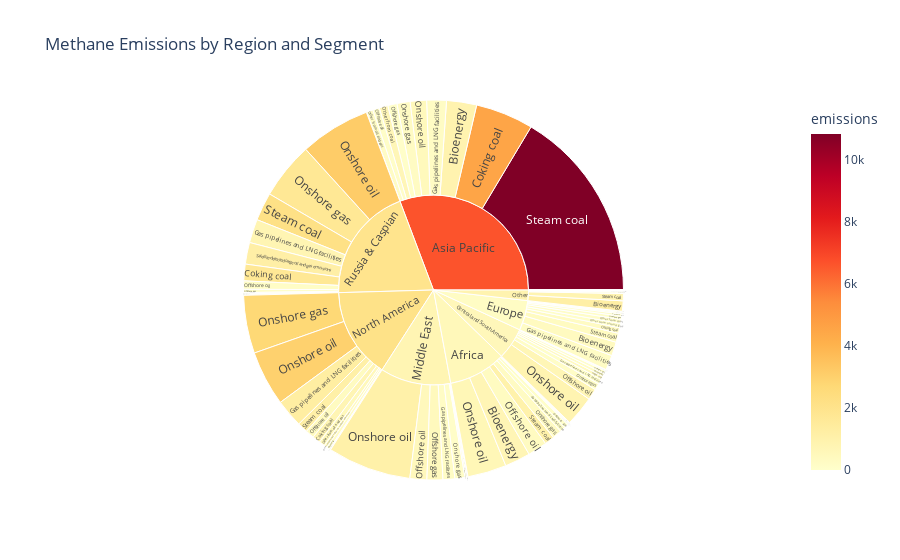

Write notebook code for a chart like this one.
### Code cell
# Creating a region and segment sunburst chart
energy_regions = countries[(countries['type'] == 'Energy') & (countries['segment'] != 'Total')]
regions_sb = px.sunburst(energy_regions, path = ['region', 'segment'], 
                                         values = 'emissions',
                                         title = 'Methane Emissions by Region and Segment',
                                         color = 'emissions', 
                                         color_continuous_scale = 'YlOrRd')
regions_sb.show()

### Figure 1 — Plotly figure (JSON) as saved in the notebook; plotly's stock layout.template omitted (floating-point values rounded to 4 significant figures)
{"data": [{"branchvalues": "total", "customdata": [[718.8], [904.4], [176.8], [381.1], [4.57], [181.8], [1187.0], [27.36], [50.23], [4526.0], [25.48], [275.2], [35.7], [752.9], [17.07], [1719.0], [81.69], [231.9], [76.44], [201.6], [226.2], [1285.0], [62.29], [773.5], [82.56], [91.73], [53.85], [15.76], [447.1], [31.94], [3.193], [60.36], [330.9], [137.4], [688.5], [34.09], [502.0], [334.4], [0.02436], [179.4], [270.5], [284.7], [150.2], [53.38], [121.7], [2727.0], [14.53], [1712.0], [632.5], [481.0], [833.2], [47.85], [1080.0], [2981.0], [78.8], [3163.0], [41.24], [661.8], [2.306], [113.3], [0.6646], [19.8], [35.81], [64.1], [11.73], [213.2], [32.38], [102.7], [47.8], [485.1], [28.12], [77.81], [62.69], [8.341], [27.3], [3.9], [45.07], [357.6], [1181.0], [1007.0], [10850.0], [345.2], [328.5], [0.5593], [1136.0], [838.1], [2202.0], [543.2], [6662.0], [565.0], [234.7], [778.2], [2115.0], [882.2], [1970.0]], "domain": {"x": [0, 1], "y": [0, 1]}, "hovertemplate": "labels=%{label}<br>emissions_sum=%{value}<br>parent=%{parent}<br>id=%{id}<br>emissions=%{color}<extra></extra>", "ids": ["Africa/Bioenergy", "Asia Pacific/Bioenergy", "Central and South America/Bioenergy", "Europe/Bioenergy", "Middle East/Bioenergy", "North America/Bioenergy", "Other/Bioenergy", "Russia & Caspian/Bioenergy", "Africa/Coking coal", "Asia Pacific/Coking coal", "Central and South America/Coking coal", "Europe/Coking coal", "Middle East/Coking coal", "North America/Coking coal", "Other/Coking coal", "Russia & Caspian/Coking coal", "Africa/Gas pipelines and LNG facilities", "Asia Pacific/Gas pipelines and LNG facilities", "Central and South America/Gas pipelines and LNG facilities", "Europe/Gas pipelines and LNG facilities", "Middle East/Gas pipelines and LNG facilities", "North America/Gas pipelines and LNG facilities", "Other/Gas pipelines and LNG facilities", "Russia & Caspian/Gas pipelines and LNG facilities", "Africa/Offshore gas", "Asia Pacific/Offshore gas", "Central and South America/Offshore gas", "Europe/Offshore gas", "Middle East/Offshore gas", "North America/Offshore gas", "Other/Offshore gas", "Russia & Caspian/Offshore gas", "Africa/Offshore oil", "Asia Pacific/Offshore oil", "Central and South America/Offshore oil", "Europe/Offshore oil", "Middle East/Offshore oil", "North America/Offshore oil", "Other/Offshore oil", "Russia & Caspian/Offshore oil", "Africa/Onshore gas", "Asia Pacific/Onshore gas", "Central and South America/Onshore gas", "Europe/Onshore gas", "Middle East/Onshore gas", "North America/Onshore gas", "Other/Onshore gas", "Russia & Caspian/Onshore gas", "Africa/Onshore oil", "Asia Pacific/Onshore oil", "Central and South America/Onshore oil", "Europe/Onshore oil", "Middle East/Onshore oil", "North America/Onshore oil", "Other/Onshore oil", "Russia & Caspian/Onshore oil", "Africa/Other from coal", "Asia Pacific/Other from coal", "Central and South America/Other from coal", "Europe/Other from coal", "Middle East/Other from coal", "North America/Other from coal", "Other/Other from coal", "Russia & Caspian/Other from coal", "Africa/Other from oil and gas", "Asia Pacific/Other from oil and gas", "Central and South America/Other from oil and gas", "Europe/Other from oil and gas", "Middle East/Other from oil and gas", "North America/Other from oil and gas", "Other/Other from oil and gas", "Russia & Caspian/Other from oil and gas", "Africa/Satellite-detected large oil and gas emissions", "Asia Pacific/Satellite-detected large oil and gas emissions", "Central and South America/Satellite-detected large oil and gas emissions", "Europe/Satellite-detected large oil and gas emissions", "Middle East/Satellite-detected large oil and gas emissions", "North America/Satellite-detected large oil and gas emissions", "Russia & Caspian/Satellite-detected large oil and gas emissions", "Africa/Steam coal", "Asia Pacific/Steam coal", "Central and South America/Steam coal", "Europe/Steam coal", "Middle East/Steam coal", "North America/Steam coal", "Other/Steam coal", "Russia & Caspian/Steam coal", "Africa", "Asia Pacific", "Central and South America", "Europe", "Middle East", "North America", "Other", "Russia & Caspian"], "labels": ["Bioenergy", "Bioenergy", "Bioenergy", "Bioenergy", "Bioenergy", "Bioenergy", "Bioenergy", "Bioenergy", "Coking coal", "Coking coal", "Coking coal", "Coking coal", "Coking coal", "Coking coal", "Coking coal", "Coking coal", "Gas pipelines and LNG facilities", "Gas pipelines and LNG facilities", "Gas pipelines and LNG facilities", "Gas pipelines and LNG facilities", "Gas pipelines and LNG facilities", "Gas pipelines and LNG facilities", "Gas pipelines and LNG facilities", "Gas pipelines and LNG facilities", "Offshore gas", "Offshore gas", "Offshore gas", "Offshore gas", "Offshore gas", "Offshore gas", "Offshore gas", "Offshore gas", "Offshore oil", "Offshore oil", "Offshore oil", "Offshore oil", "Offshore oil", "Offshore oil", "Offshore oil", "Offshore oil", "Onshore gas", "Onshore gas", "Onshore gas", "Onshore gas", "Onshore gas", "Onshore gas", "Onshore gas", "Onshore gas", "Onshore oil", "Onshore oil", "Onshore oil", "Onshore oil", "Onshore oil", "Onshore oil", "Onshore oil", "Onshore oil", "Other from coal", "Other from coal", "Other from coal", "Other from coal", "Other from coal", "Other from coal", "Other from coal", "Other from coal", "Other from oil and gas", "Other from oil and gas", "Other from oil and gas", "Other from oil and gas", "Other from oil and gas", "Other from oil and gas", "Other from oil and gas", "Other from oil and gas", "Satellite-detected large oil and gas emissions", "Satellite-detected large oil and gas emissions", "Satellite-detected large oil and gas emissions", "Satellite-detected large oil and gas emissions", "Satellite-detected large oil and gas emissions", "Satellite-detected large oil and gas emissions", "Satellite-detected large oil and gas emissions", "Steam coal", "Steam coal", "Steam coal", "Steam coal", "Steam coal", "Steam coal", "Steam coal", "Steam coal", "Africa", "Asia Pacific", "Central and South America", "Europe", "Middle East", "North America", "Other", "Russia & Caspian"], "marker": {"coloraxis": "coloraxis", "colors": [718.8, 904.4, 176.8, 381.1, 4.57, 181.8, 1187.0, 27.36, 50.23, 4526.0, 25.48, 275.2, 35.7, 752.9, 17.07, 1719.0, 81.69, 231.9, 76.44, 201.6, 226.2, 1285.0, 62.29, 773.5, 82.56, 91.73, 53.85, 15.76, 447.1, 31.94, 3.193, 60.36, 330.9, 137.4, 688.5, 34.09, 502.0, 334.4, 0.02436, 179.4, 270.5, 284.7, 150.2, 53.38, 121.7, 2727.0, 14.53, 1712.0, 632.5, 481.0, 833.2, 47.85, 1080.0, 2981.0, 78.8, 3163.0, 41.24, 661.8, 2.306, 113.3, 0.6646, 19.8, 35.81, 64.1, 11.73, 213.2, 32.38, 102.7, 47.8, 485.1, 28.12, 77.81, 62.69, 8.341, 27.3, 3.9, 45.07, 357.6, 1181.0, 1007.0, 10850.0, 345.2, 328.5, 0.5593, 1136.0, 838.1, 2202.0, 543.2, 6662.0, 565.0, 234.7, 778.2, 2115.0, 882.2, 1970.0]}, "name": "", "parents": ["Africa", "Asia Pacific", "Central and South America", "Europe", "Middle East", "North America", "Other", "Russia & Caspian", "Africa", "Asia Pacific", "Central and South America", "Europe", "Middle East", "North America", "Other", "Russia & Caspian", "Africa", "Asia Pacific", "Central and South America", "Europe", "Middle East", "North America", "Other", "Russia & Caspian", "Africa", "Asia Pacific", "Central and South America", "Europe", "Middle East", "North America", "Other", "Russia & Caspian", "Africa", "Asia Pacific", "Central and South America", "Europe", "Middle East", "North America", "Other", "Russia & Caspian", "Africa", "Asia Pacific", "Central and South America", "Europe", "Middle East", "North America", "Other", "Russia & Caspian", "Africa", "Asia Pacific", "Central and South America", "Europe", "Middle East", "North America", "Other", "Russia & Caspian", "Africa", "Asia Pacific", "Central and South America", "Europe", "Middle East", "North America", "Other", "Russia & Caspian", "Africa", "Asia Pacific", "Central and South America", "Europe", "Middle East", "North America", "Other", "Russia & Caspian", "Africa", "Asia Pacific", "Central and South America", "Europe", "Middle East", "North America", "Russia & Caspian", "Africa", "Asia Pacific", "Central and South America", "Europe", "Middle East", "North America", "Other", "Russia & Caspian", "", "", "", "", "", "", "", ""], "type": "sunburst", "values": [2948.0, 3456.0, 354.2, 1592.0, 9.656, 348.9, 1187.0, 29.47, 88.29, 6671.0, 25.48, 642.5, 35.7, 918.9, 17.07, 1914.0, 635.7, 2266.0, 600.0, 1714.0, 1361.0, 3224.0, 114.0, 2724.0, 486.4, 1061.0, 325.5, 148.2, 1824.0, 111.7, 5.621, 380.1, 2232.0, 776.8, 1290.0, 146.4, 1947.0, 1002.0, 0.02884, 955.2, 1073.0, 1509.0, 751.8, 363.7, 1151.0, 6680.0, 25.58, 6543.0, 4469.0, 1891.0, 3453.0, 266.7, 9633.0, 6347.0, 169.1, 8104.0, 44.48, 988.3, 4.166, 464.7, 1.312, 24.8, 35.81, 135.8, 98.28, 755.9, 120.4, 490.3, 172.6, 682.4, 28.12, 145.2, 72, 18.0, 27.3, 7.8, 134.4, 357.6, 2489.0, 1120.0, 22230.0, 371.3, 1046.0, 0.5593, 1202.0, 838.1, 3242.0, 13270.0, 41620.0, 7323.0, 6882.0, 16270.0, 20900.0, 2421.0, 26660.0]}], "layout": {"coloraxis": {"colorbar": {"title": {"text": "emissions"}}, "colorscale": [[0, "rgb(255,255,204)"], [0.125, "rgb(255,237,160)"], [0.25, "rgb(254,217,118)"], [0.375, "rgb(254,178,76)"], [0.5, "rgb(253,141,60)"], [0.625, "rgb(252,78,42)"], [0.75, "rgb(227,26,28)"], [0.875, "rgb(189,0,38)"], [1, "rgb(128,0,38)"]]}, "legend": {"tracegroupgap": 0}, "title": {"text": "Methane Emissions by Region and Segment"}}}
